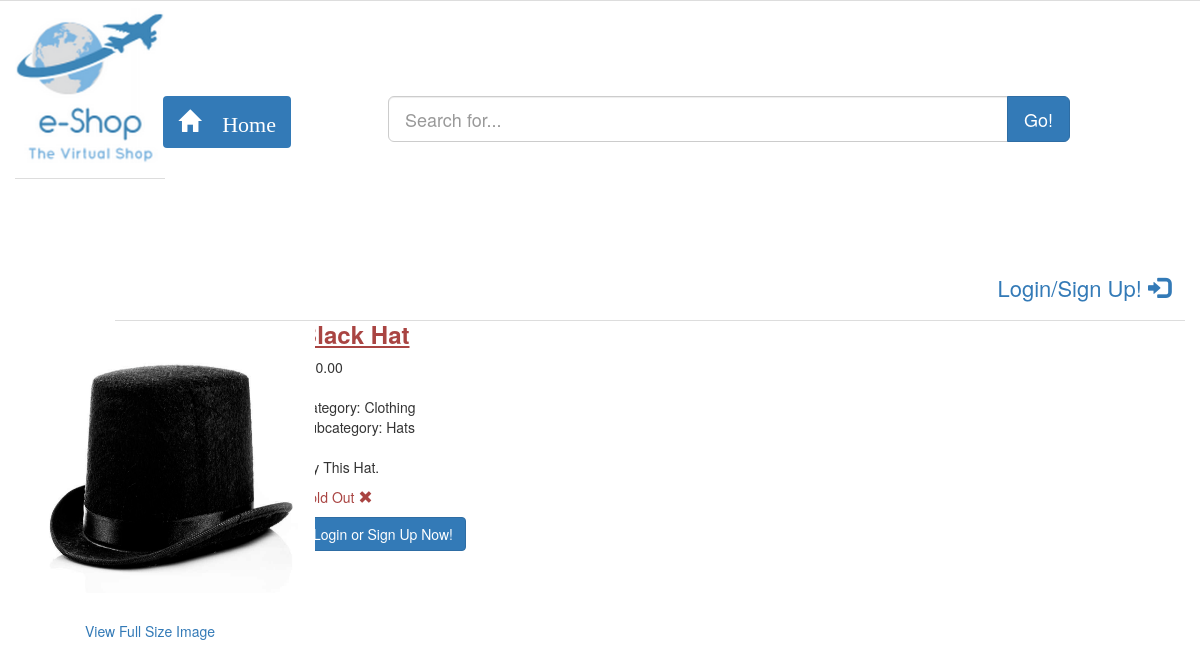
/E-Shop/product.php?id=1, run on the app's committed database.
### tables this page shows
CREATE TABLE IF NOT EXISTS `products` (
  `id` int(11) NOT NULL,
  `product_name` varchar(255) NOT NULL,
  `price` varchar(16) NOT NULL,
  `details` text NOT NULL,
  `category` varchar(16) NOT NULL,
  `subcategory` varchar(16) NOT NULL,
  `date_added` date NOT NULL,
  `stock` int(11) NOT NULL DEFAULT '100'
);

### E-Shop/product.php (the view, shortened to what this page needs)
<?php
$logged = '';
if (!isset($_SESSION["email"])) {
  $logged = 'no';
}
else {
  $logged = 'yes';
  $fname = preg_replace('#[^A-Za-z0-9]#i', '', $_SESSION["fname"]);
  $lname = preg_replace('#[^A-Za-z0-9]#i', '', $_SESSION["lname"]);
  $email = preg_replace('#[^A-Za-z0-9]#i', '', $_SESSION["email"]);
}
?>
<?php
if (isset($_GET['id'])) {
  $id = preg_replace('#[^0-9]#i', '', $_GET['id']);
  $sql = mysql_query("SELECT * FROM products WHERE id='$id' LIMIT 1");
$productCount = mysql_num_rows($sql);
$available = "";
if ($productCount > 0) {
  while($row = mysql_fetch_array($sql)){
    $product_name = $row["product_name"];
    $price = $row["price"];
    $details = $row["details"];
    $category = $row["category"];
    $subcategory = $row["subcategory"];
    $stock = $row["stock"];
  }
  if($stock > 10) {
    $available = "<p class = 'text-success' align = 'left'><strong>In Stock. <span class='glyphicon glyphicon-ok'></strong></p>";
  }
  elseif($stock > 0) {
    $available = "<p class = 'text-success' align = 'left'><strong>Only $stock items left.. <span class='glyphicon glyphicon-ok'></strong></p>";
  }
  else {
    $available .= "<p class = 'text-danger' align = 'left'>Sold Out <span class='glyphicon glyphicon-remove'></p>";
  }
} else {
  echo "That item does not exist.";
  exit();
}
} else {
  echo "Data to render this page is missing.";
  exit();
}
?>
<!DOCTYPE html>
<head>
  <link rel="stylesheet" href="/E-Shop/assets/bootstrap-3.3.5/css/bootstrap.css">
  <link href="/E-Shop/assets/css/main.css" rel="stylesheet" type="text/css" />
  <link rel="stylesheet" href="https://maxcdn.bootstrapcdn.com/font-awesome/4.4.0/css/font-awesome.min.css">
</head>
<body>
  <div align = "center" id = "mainWrapper">
    <?php
            if($logged == 'no') {
                include_once("layouts/header_home.php");
            }
            else {
              include_once("layouts/header_client.php");
            }
    ?>
    <div id = "contentt">
      <div class="container-fluid" id ="container-product">
        <div class="row">
          <div class="col-md-3">
            <img alt="<?php echo $product_name; ?>" src="assets/inventory_images/<?php echo $id; ?>.png"  height = "300" width = "300" />
            <br>
            <a href="assets/inventory_images/<?php echo $id; ?>.png">View Full Size Image</a></td>
          </div>
          <div class="col-md-">
            <h3 class="text-danger" align ="left">
              <u><strong><?php echo $product_name; ?></strong></u>
            </h3>
            <p align ="left">
              <?php echo "$".$price; ?><br />
              <br />
              <?php echo "Category: $category <br /> Subcategory: $subcategory"; ?> <br />
              <br />
              <?php echo $details; ?>
              <br />
              <?php echo $available; ?>
            </p>
            <?php
            if($logged == 'yes') {
              if($stock > 0) {
                echo '<form id="form1" name="form1" method="POST" action="cart.php">
                <input type="hidden" name="pid" id="pid" value="'.$id.' " />
                <a href = "cart.php"> <input type="submit" name="button" id="button" class="btn btn-success" style="float:left;" value="Add to Shopping Cart" /></a>
                </form>';
              }
            }
            else {
              echo '<a href = "login_signup.php"> <button class = "btn btn-primary" style ="float:left;">Login or Sign Up Now!</button></a>';
            }
            ?>
          </div>
        </div>
      </div>
    </div>
  </div>
</body>
</html>

### E-Shop/assets/css/main.css (style rules this page uses)
#contentt { padding-top: 110px; margin-top: 110px; }
#container-product { padding-top: 25px; }

### data on the page
products: product_name "Black Hat", price "10.00", category "Clothing", subcategory "Hats", details "Try This Hat."
